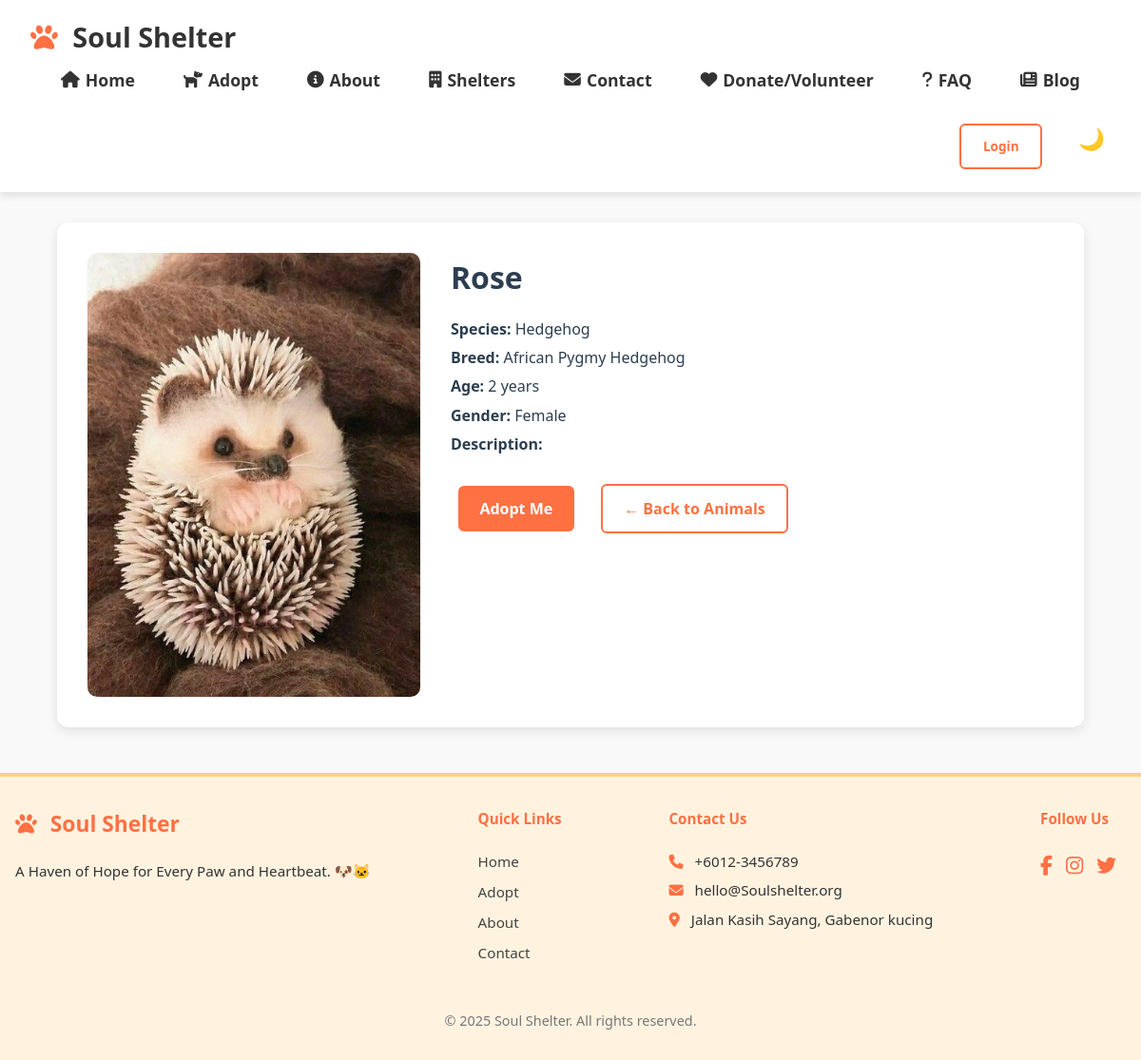
Screenshot of /user/animal.php?id=78 with the database file from the repository.
### tables this page shows
CREATE TABLE `animals` (
  `animal_id` int(11) NOT NULL,
  `name` varchar(100) NOT NULL,
  `species` varchar(50) DEFAULT NULL,
  `breed` varchar(100) DEFAULT NULL,
  `age` int(11) DEFAULT NULL,
  `gender` enum('jantan','betina') DEFAULT NULL,
  `status` enum('available','adopted') DEFAULT 'available',
  `description` text DEFAULT NULL,
  `image` varchar(255) DEFAULT NULL,
  `date_added` timestamp NOT NULL DEFAULT current_timestamp()
);

### user/animal.php (the view, shortened to what this page needs)
<?php
include('../includes/db.php');
include('../includes/header.php');
$id = $_GET['id'] ?? null;
$stmt = $conn->prepare("SELECT * FROM animals WHERE animal_id = ? AND status = 'available'");
$stmt->bind_param("i", $id);
$stmt->execute();
$result = $stmt->get_result();
$animal = $result->fetch_assoc();
?>
<main class="container" data-aos="fade-up">
  <div class="animal-detail-box">
    <img src="../assets/images/<?= htmlspecialchars($animal['image']) ?>" alt="<?= htmlspecialchars($animal['name']) ?>">
    <div class="animal-detail-info">
      <h1><?= htmlspecialchars($animal['name']) ?></h1>
      <p><strong>Species:</strong> <?= htmlspecialchars($animal['species']) ?></p>
      <p><strong>Breed:</strong> <?= htmlspecialchars($animal['breed']) ?></p>
      <p><strong>Age:</strong> <?= htmlspecialchars($animal['age']) ?> years</p>
      <p><strong>Gender:</strong> <?= htmlspecialchars($animal['gender']) == 'jantan' ? 'Male' : 'Female' ?></p>
      <p><strong>Description:</strong><br><?= nl2br(htmlspecialchars($animal['description'])) ?></p>
      <a href="adopt-form.php?id=<?= $animal['animal_id'] ?>" class="btn">Adopt Me</a>
      <a href="view-animals.php" class="btn btn-outline">← Back to Animals</a>
    </div>
  </div>
</main>
<?php include('../includes/footer.php'); ?>

### assets/css/style.css (style rules this page uses)
body { font-family: 'Fredoka', sans-serif; margin: 0; padding: 0; background: #f2dbbf; color: #333; line-height: 1.6; }
.container { padding: 0 5%; max-width: 1100px; margin: auto; }
.btn { padding: 0.7rem 1.5rem; background: #ff7043; color: white; border: none; border-radius: 5px; text-decoration: none; font-weight: bold; margin: 0.5rem; display: inline-block; transition: background 0.3s; }
.btn-outline { background: transparent; border: 2px solid #ff7043; color: #ff7043; }

### includes/header.php (style rules this page uses)
:root { --primary: #6a4c93; --secondary: #8a5a44; --accent: #f8a5c2; --light: #f7f1e3; --dark: #2c3e50; --success: #2ecc71; --info: #3498db; }
body { font-family: 'Segoe UI', Tahoma, Geneva, Verdana, sans-serif; line-height: 1.6; color: var(--dark); background-color: #f9f9f9; margin: 0; padding: 0; }
main { max-width: 1200px; margin: 0 auto; padding: 20px; }

### user/animal.php (style rules this page uses)
.animal-detail-box { display: flex; flex-wrap: wrap; gap: 2rem; align-items: flex-start; margin-top: 2rem; background: #fff; padding: 2rem; border-radius: 12px; box-shadow: 0 4px 12px rgba(0,0,0,0.1); }
.animal-detail-box img { max-width: 350px; width: 100%; border-radius: 10px; object-fit: cover; }
.animal-detail-info { flex: 1; min-width: 250px; }
.animal-detail-info h1 { margin-top: 0; margin-bottom: 1rem; font-size: 2rem; }
.animal-detail-info p { margin: 0.4rem 0; line-height: 1.5; }
.btn { display: inline-block; margin-top: 1.5rem; margin-right: 1rem; padding: 0.7rem 1.4rem; background: #ff7043; color: white; border-radius: 6px; text-decoration: none; }
.btn-outline { background: transparent; border: 2px solid #ff7043; color: #ff7043; }

### rows the page displays
animals: image+name (picture), name "Rose", species "Hedgehog", breed "African Pygmy Hedgehog", age "2"
